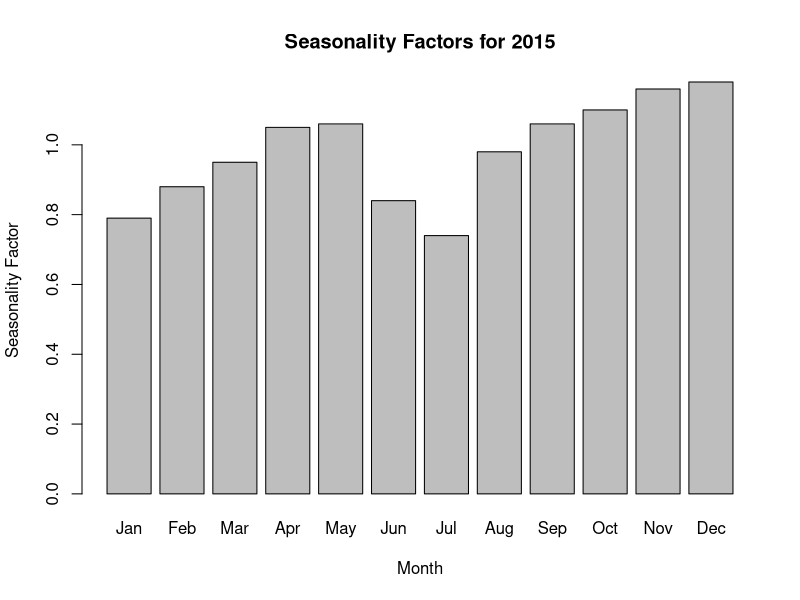

The R source for this figure:
## ---- chunk 1
#| echo: true
#| eval: true
#| output-location: slide
seasonality <- c(
  Jan = 0.79, Feb = 0.88, Mar = 0.95, Apr = 1.05,
  May = 1.06, Jun = 0.84, Jul = 0.74, Aug = 0.98,
  Sep = 1.06, Oct = 1.10, Nov = 1.16, Dec = 1.18
)
# plot seasonality
barplot(seasonality, main = "Seasonality Factors for 2015",
        ylab = "Seasonality Factor", xlab = "Month")
## ---- chunk 2
#| echo: true
#| eval: true
#| output-location: slide
months       <- month.abb
n_months     <- 12

# Parameters (you can later make these arguments to a function)
min_cash     <- 20000
start_cash   <- 25000
unit_price   <- 10
cash_frac    <- 0.42
fixed_cost   <- 15000
n_machines   <- 8
fail_cost    <- 5000
base_sd      <- 500
prime_start  <- 0.05  # 5%

seasonality <- c(0.79, 0.88, 0.95, 1.05, 1.06, 0.84,
                 0.74, 0.98, 1.06, 1.10, 1.16, 1.18)
## ---- chunk 3
#| echo: true
#| eval: true
#| output-location: slide
simulate_demand_costs <- function() {
  base   <- numeric(n_months)
  units  <- numeric(n_months)
  v_cost <- numeric(n_months)
  m_fail <- numeric(n_months)
  
  base[1] <- 6000  # Dec base from case
  
  for (t in 1:n_months) {
    if (t > 1) {
      base[t] <- rnorm(1, mean = base[t - 1], sd = base_sd)
    }
    units[t]  <- round(base[t] * seasonality[t])
    v_cost[t] <- runif(1, 6, 8) * units[t]
    failures  <- rbinom(1, size = n_machines, prob = 0.10)
    m_fail[t] <- failures * fail_cost
  }
  
  tibble(
    month = months,
    units = units,
    variable_cost = v_cost,
    fail_cost = m_fail
  )
}
## ---- chunk 4
#| echo: true
#| eval: true
#| output-location: slide
simulate_prime <- function() {
  prime <- numeric(n_months)
  prime[1] <- prime_start
  
  # possible monthly changes in decimal form (basis points / 10000)
  changes <- c(-0.005, -0.0025, 0, 0.0025, 0.005)
  probs   <- c(0.05, 0.10, 0.70, 0.10, 0.05)
  
  for (t in 2:n_months) {
    delta <- sample(changes, size = 1, prob = probs)
    prime[t] <- prime[t - 1] + delta
  }
  
  loan_rate    <- pmin(prime + 0.02, 0.09)        # cap at 9%
  savings_rate <- pmax(prime - 0.02, 0.02)        # floor at 2%
  
  tibble(
    month = months,
    prime,
    loan_rate,
    savings_rate
  )
}
## ---- chunk 5
#| echo: true
#| eval: true
#| output-location: slide
simulate_year <- function() {
  demand_cost  <- simulate_demand_costs()
  rates        <- simulate_prime()
  
  cash_balance <- numeric(n_months)
  cash_balance[1] <- start_cash
  
  loan_outstanding <- numeric(n_months)
  max_loan         <- 0
  
  # credit sales bookkeeping
  credit_sales <- numeric(n_months)
  credit_cash  <- numeric(n_months)  # receipts from previous month
  
  net_worth    <- numeric(n_months)  # simple version: cash - loans
  
  for (t in 1:n_months) {
    units   <- demand_cost$units[t]
    rev     <- units * unit_price
    cash_in <- cash_frac * rev
    
    if (t > 1) {
      cash_in <- cash_in + credit_sales[t - 1]     # last month’s credit arrives
    }
    
    credit_sales[t] <- (1 - cash_frac) * rev
    
    # Costs
    prod_cost  <- demand_cost$variable_cost[t] + fixed_cost + demand_cost$fail_cost[t]
    
    # Repay last month’s loan with interest
    if (t > 1 && loan_outstanding[t - 1] > 0) {
      repay <- loan_outstanding[t - 1] * (1 + rates$loan_rate[t])
    } else {
      repay <- 0
    }
    
    # Update cash balance
    opening_cash <- if (t == 1) start_cash else cash_balance[t - 1]
    cash <- opening_cash + cash_in - prod_cost - repay
    
    # Apply minimum cash constraint with new one-month loan
    new_loan <- 0
    if (cash < min_cash) {
      new_loan <- min_cash - cash
      cash     <- min_cash
    }
    
    cash_balance[t]     <- cash
    loan_outstanding[t] <- new_loan
    max_loan            <- max(max_loan, new_loan)
    
    # Interest on excess cash
    if (cash > min_cash) {
      interest <- (cash - min_cash) * rates$savings_rate[t]
      cash_balance[t] <- cash_balance[t] + interest
    }
    
    net_worth[t] <- cash_balance[t] - loan_outstanding[t]
  }
  
  list(
    cash_path  = cash_balance,
    net_worth  = net_worth,
    max_loan   = max_loan,
    final_net  = net_worth[n_months]
  )
}
